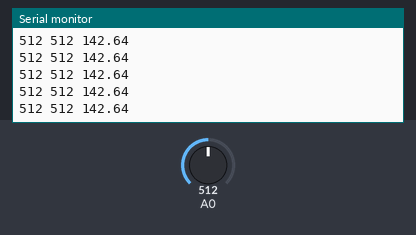
Simulated run of this sketch. Board: Arduino Uno, built with avr-gcc and run on an emulated ATmega328P. On the bench: the last lines printed to the serial monitor. The test bench sets the inputs (shaded band); at power-on: A0 = 512.

Above: at 1.2 s.
1.3 s: A0 set to 374
At 2.2 s:
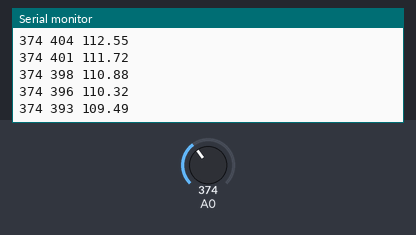
4.3 s: A0 set to 352
At 4.9 s:
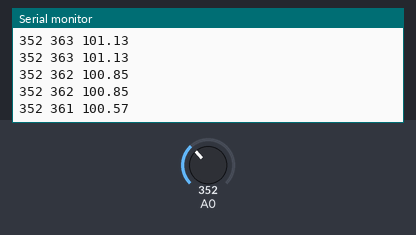
Timing chart, 0 to 7.3 s (numbered marks = the images above; inputs shaded):
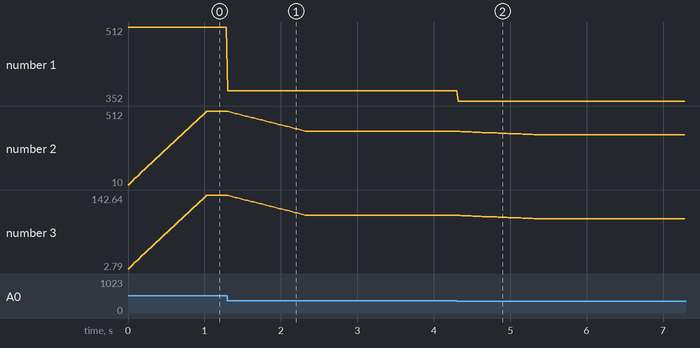

The sketch:

MediaMovel.ino
```cpp
#define n 50 //numero de pontos da média móvel

int original, filtered;
int numbers[n];
float temperatura;

long moving_avg();

void setup() {
  // put your setup code here, to run once:
  Serial.begin(9600);
  pinMode(A0,INPUT);
}

void loop() {
  // put your main code here, to run repeatedly:
  original = analogRead(A0);
  filtered = moving_avg(original);
  Serial.print(original);
  Serial.print(" ");
  Serial.print(filtered);
  Serial.print(" ");
  Serial.println(getTemp(filtered));
  delay(20);
}
float getTemp(int value){
  float temperature = (value * 285.0f) / 1023.0f;
  return temperature;
}

long moving_avg(int value){
  for(int i = n-1; i>0; i--){
    numbers[i] = numbers[i-1];
  }
  numbers[0] = value;
  long acc = 0;
  for (int i = 0; i < n; i++){
    acc += numbers[i];
  }
  return acc/n;
}
```

Measured:
- after the input at 1.3 s, the serial monitor: prints a new line at once (image 1)
- after the input at 4.3 s, the serial monitor: prints a new line at once (image 2)
- plotted number 1: 512 → 374 after the input at 1.3 s, 374 → 352 after the input at 4.3 s
- plotted number 2: 512 → 374 after the input at 1.3 s, 374 → 352 after the input at 4.3 s
- plotted number 3: 142.64 → 104.19 after the input at 1.3 s, 104.19 → 98.06 after the input at 4.3 s
